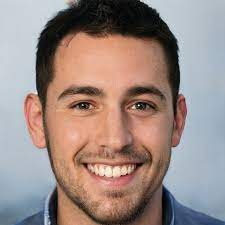
//> input picture try.jpg, 225 x 225 px
$ ./objek   (built with g++ and OpenCV 4)
//> lines starting //> are read from the running program, lines starting //| are printed output that depends on the picture; after the words box and inside, x2 and y2 are one past the last pixel; in counts of white or black regions, pixels touching at a corner belong together
#include "opencv2/objdetect.hpp"
#include "opencv2/highgui/highgui.hpp"
#include "opencv2/imgproc/imgproc.hpp"

#include <iostream>
#include <stdio.h>

using namespace std;
using namespace cv;

int main(){
    Mat image;
    image=imread("/home/hatfan/test2/try.jpg", IMREAD_COLOR);
//> image is the input picture: 225 rows x 225 cols, CV_8UC3; mean B, G, R 132.2, 137.1, 154.4

    namedWindow("window1",1);
    imshow("window1",image);

    CascadeClassifier face_cascade;
    face_cascade.load("/home/hatfan/Downloads/opencv/data/haarcascades/haarcascade_frontalface_alt.xml");


    if(!face_cascade.load("/home/hatfan/Downloads/opencv/data/haarcascades/haarcascade_frontalface_alt.xml")){
        cerr<<"Error Loading XML file"<<endl;
        return 0;
    }

    vector<Rect> faces;
    face_cascade.detectMultiScale(image,faces,1.1,2,0|CASCADE_SCALE_IMAGE,Size(30,03));
//> faces = 1 Rect (x, y, width, height): [35, 40, 157, 157]

    for(int i=0;i<faces.size();i++){
        Point center(faces[i].x+faces[i].width*0.5,faces[i].y+faces[i].height*0.5);
        ellipse(image, center,Size(faces[i].width*0.5,faces[i].height*0.5),0,0,360,Scalar(255,0,255),4,8,0);
    }
//> this loop made 1 pass
//> center on pass 1: Point(113, 118)
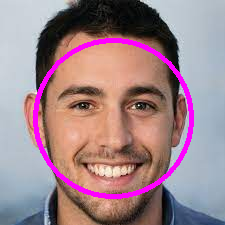
//> image: 225 rows x 225 cols, CV_8UC3; 4.77% of pixels changed, all inside (x1, y1, x2, y2) = (33, 38, 194, 199)
    imshow("Detected Face",image);
    waitKey(0);
    return 0;

}
